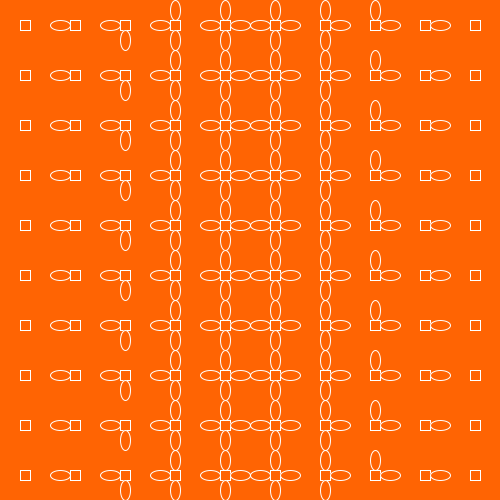
Frame 1 (no input)
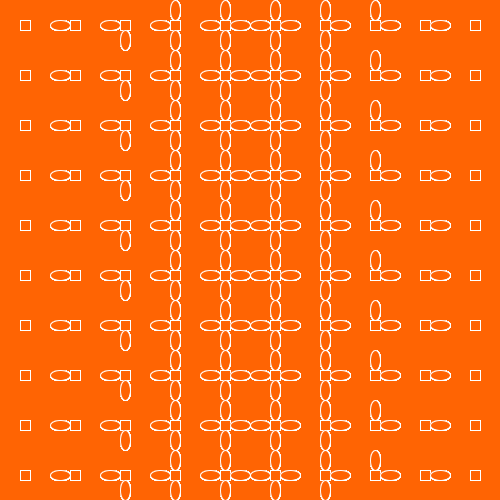
Frame 60 (the mouse pressed at the canvas centre just before this capture)
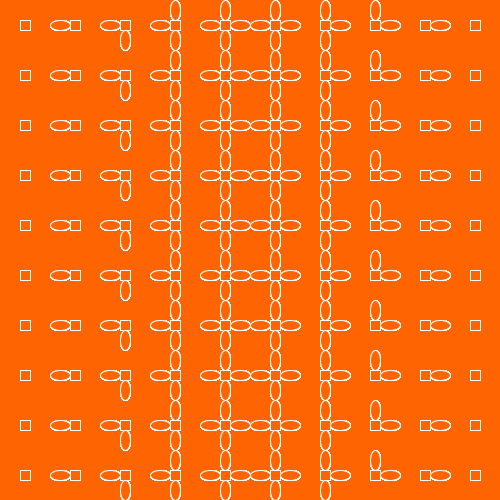
Frame 120 (the mouse held since frame 60 and released just before this capture)

The Processing sketch that drew these frames (run headless with seeded random() and noise(); from frame 60 on, the mouse is pressed at the canvas centre):

// Processing sketch: processing_22680
// ── processing_22680.pde

int x = 0;
int y = 0;
void setup ()
{
  size (500,500);
  background (255,100,3);
  stroke (255);
  strokeWeight (1);
  smooth ();
}
void draw ()
{
  fill (255,100,3);
  rect (20,20,10,10);
  rect (70,20,10,10);
    rect (120,20,10,10);
       rect (170,20,10,10);
        rect (220,20,10,10);
        rect (270,20,10,10);
        rect (320,20,10,10);
        rect (370,20,10,10);
        rect (420,20,10,10);
        rect (470,20,10,10);
        
        rect (20,70,10,10);
        rect (70,70,10,10);
        rect (120,70,10,10);
        rect (170,70,10,10);
        rect (220,70,10,10);
        rect (270,70,10,10);
        rect (320,70,10,10);
        rect (370,70,10,10);
        rect (420,70,10,10);
        rect (470,70,10,10);
        
        rect (20,120,10,10);
        rect (70,120,10,10);
        rect (120,120,10,10);
        rect (170,120,10,10);
        rect (220,120,10,10);
        rect (270,120,10,10);
        rect (320,120,10,10);
        rect (370,120,10,10);
        rect (420,120,10,10);
        rect (470,120,10,10);
        
        rect (20,170,10,10);
        rect (70,170,10,10);
        rect (120,170,10,10);
        rect (170,170,10,10);
        rect (220,170,10,10);
        rect (270,170,10,10);
        rect (320,170,10,10);
        rect (370,170,10,10);
        rect (420,170,10,10);
        rect (470,170,10,10);
        
        rect (20,220,10,10);
        rect (70,220,10,10);
        rect (120,220,10,10);
        rect (170,220,10,10);
        rect (220,220,10,10);
        rect (270,220,10,10);
        rect (320,220,10,10);
        rect (370,220,10,10);
        rect (420,220,10,10);
        rect (470,220,10,10);
        
        rect (20,270,10,10);
        rect (70,270,10,10);
        rect (120,270,10,10);
        rect (170,270,10,10);
        rect (220,270,10,10);
        rect (270,270,10,10);
        rect (320,270,10,10);
        rect (370,270,10,10);
        rect (420,270,10,10);
        rect (470,270,10,10);
        
        rect (20,320,10,10);
        rect (70,320,10,10);
        rect (120,320,10,10);
        rect (170,320,10,10);
        rect (220,320,10,10);
        rect (270,320,10,10);
        rect (320,320,10,10);
        rect (370,320,10,10);
        rect (420,320,10,10);
        rect (470,320,10,10);
        
        rect (20,370,10,10);
        rect (70,370,10,10);
        rect (120,370,10,10);
        rect (170,370,10,10);
        rect (220,370,10,10);
        rect (270,370,10,10);
        rect (320,370,10,10);
        rect (370,370,10,10);
        rect (420,370,10,10);
        rect (470,370,10,10);
        
        rect (20,420,10,10);
        rect (70,420,10,10);
        rect (120,420,10,10);
        rect (170,420,10,10);
        rect (220,420,10,10);
        rect (270,420,10,10);
        rect (320,420,10,10);
        rect (370,420,10,10);
        rect (420,420,10,10);
        rect (470,420,10,10);
        
        rect (20,470,10,10);
        rect (70,470,10,10);
        rect (120,470,10,10);
        rect (170,470,10,10);
        rect (220,470,10,10);
        rect (270,470,10,10);
        rect (320,470,10,10);
        rect (370,470,10,10);
        rect (420,470,10,10);
        rect (470,470,10,10);
        
     
        
       
        
  
        
        
        
        ellipse (60,25,20,10);
        ellipse (60,75,20,10);
        ellipse (60,125,20,10);
        ellipse (60,175,20,10);
        ellipse (60,225,20,10);
        ellipse (60,275,20,10);
        ellipse (60,325,20,10);
        ellipse (60,375,20,10);
        ellipse (60,425,20,10);
        ellipse (60,475,20,10);
        
        
        
        
        
        
        
        ellipse (110,25,20,10);
        ellipse (110,75,20,10);
        ellipse (110,125,20,10);
        ellipse (110,175,20,10);
        ellipse (110,225,20,10);
        ellipse (110,275,20,10);
        ellipse (110,325,20,10);
        ellipse (110,375,20,10);
        ellipse (110,425,20,10);
        ellipse (110,475,20,10);
        
        
        
        ellipse (125,40,10,20);
        ellipse (125,90,10,20);
        ellipse (125,140,10,20);
        ellipse (125,190,10,20);
        ellipse (125,240,10,20);
        ellipse (125,290,10,20);
        ellipse (125,340,10,20);
        ellipse (125,390,10,20);
        ellipse (125,440,10,20);
        ellipse (125,490,10,20);
        
        ellipse (160,25,20,10);
        ellipse (160,75,20,10);
        ellipse (160,125,20,10);
        ellipse (160,175,20,10);
        ellipse (160,225,20,10);
        ellipse (160,275,20,10);
        ellipse (160,325,20,10);
        ellipse (160,375,20,10);
        ellipse (160,425,20,10);
        ellipse (160,475,20,10);
        
        ellipse (175,10,10,20);
        ellipse (175,60,10,20);
        ellipse (175,110,10,20);
        ellipse (175,160,10,20);
        ellipse (175,210,10,20);
        ellipse (175,260,10,20);
        ellipse (175,310,10,20);
        ellipse (175,360,10,20);
        ellipse (175,410,10,20);
        ellipse (175,460,10,20);
        
        ellipse (175,40,10,20);
        ellipse (175,90,10,20);
        ellipse (175,140,10,20);
        ellipse (175,190,10,20);
        ellipse (175,240,10,20);
        ellipse (175,290,10,20);
        ellipse (175,340,10,20);
        ellipse (175,390,10,20);
        ellipse (175,440,10,20);
        ellipse (175,490,10,20);
        
        ellipse (210,25,20,10);
        ellipse (210,75,20,10);
        ellipse (210,125,20,10);
        ellipse (210,175,20,10);
        ellipse (210,225,20,10);
        ellipse (210,275,20,10);
        ellipse (210,325,20,10);
        ellipse (210,375,20,10);
        ellipse (210,425,20,10);
        ellipse (210,475,20,10);
        
        ellipse (225,40,10,20);
        ellipse (225,90,10,20);
        ellipse (225,140,10,20);
        ellipse (225,190,10,20);
        ellipse (225,240,10,20);
        ellipse (225,290,10,20);
        ellipse (225,340,10,20);
        ellipse (225,390,10,20);
        ellipse (225,440,10,20);
        ellipse (225,490,10,20);
        
        ellipse (260,25,20,10);
        ellipse (260,75,20,10);
        ellipse (260,125,20,10);
        ellipse (260,175,20,10);
        ellipse (260,225,20,10);
        ellipse (260,275,20,10);
        ellipse (260,325,20,10);
        ellipse (260,375,20,10);
        ellipse (260,425,20,10);
        ellipse (260,475,20,10);
        
        ellipse (275,40,10,20);
        ellipse (275,90,10,20);
        ellipse (275,140,10,20);
        ellipse (275,190,10,20);
        ellipse (275,240,10,20);
        ellipse (275,290,10,20);
        ellipse (275,340,10,20);
        ellipse (275,390,10,20);
        ellipse (275,440,10,20);
        ellipse (275,490,10,20);
        
        
        
        
        
        ellipse (225,10,10,20);
        ellipse (225,60,10,20);
        ellipse (225,110,10,20);
        ellipse (225,160,10,20);
        ellipse (225,210,10,20);
        ellipse (225,260,10,20);
        ellipse (225,310,10,20);
        ellipse (225,360,10,20);
        ellipse (225,410,10,20);
        ellipse (225,460,10,20);
        
        ellipse (240,25,20,10);
        ellipse (240,75,20,10);
        ellipse (240,125,20,10);
        ellipse (240,175,20,10);
        ellipse (240,225,20,10);
        ellipse (240,275,20,10);
        ellipse (240,325,20,10);
        ellipse (240,375,20,10);
        ellipse (240,425,20,10);
        ellipse (240,475,20,10);
        
        ellipse (275,10,10,20);
        ellipse (275,60,10,20);
        ellipse (275,110,10,20);
        ellipse (275,160,10,20);
        ellipse (275,210,10,20);
        ellipse (275,260,10,20);
        ellipse (275,310,10,20);
        ellipse (275,360,10,20);
        ellipse (275,410,10,20);
        ellipse (275,460,10,20);
        
        ellipse (290,25,20,10);
        ellipse (290,75,20,10);
        ellipse (290,125,20,10);
        ellipse (290,175,20,10);
        ellipse (290,225,20,10);
        ellipse (290,275,20,10);
        ellipse (290,325,20,10);
        ellipse (290,375,20,10);
        ellipse (290,425,20,10);
        ellipse (290,475,20,10);
        
        ellipse (440,25,20,10);
        ellipse (440,75,20,10);
        ellipse (440,125,20,10);
        ellipse (440,175,20,10);
        ellipse (440,225,20,10);
        ellipse (440,275,20,10);
        ellipse (440,325,20,10);
        ellipse (440,375,20,10);
        ellipse (440,425,20,10);
        ellipse (440,475,20,10);
        
        ellipse (390,25,20,10);
        ellipse (390,75,20,10);
        ellipse (390,125,20,10);
        ellipse (390,175,20,10);
        ellipse (390,225,20,10);
        ellipse (390,275,20,10);
        ellipse (390,325,20,10);
        ellipse (390,375,20,10);
        ellipse (390,425,20,10);
        ellipse (390,475,20,10);
        
        ellipse (375,10,10,20);
        ellipse (375,60,10,20);
        ellipse (375,110,10,20);
        ellipse (375,160,10,20);
        ellipse (375,210,10,20);
        ellipse (375,260,10,20);
        ellipse (375,310,10,20);
        ellipse (375,360,10,20);
        ellipse (375,410,10,20);
        ellipse (375,460,10,20);
        
        ellipse (325,10,10,20);
        ellipse (325,60,10,20);
        ellipse (325,110,10,20);
        ellipse (325,160,10,20);
        ellipse (325,210,10,20);
        ellipse (325,260,10,20);
        ellipse (325,310,10,20);
        ellipse (325,360,10,20);
        ellipse (325,410,10,20);
        ellipse (325,460,10,20);
        
        ellipse (340,25,20,10);
        ellipse (340,75,20,10);
        ellipse (340,125,20,10);
        ellipse (340,175,20,10);
        ellipse (340,225,20,10);
        ellipse (340,275,20,10);
        ellipse (340,325,20,10);
        ellipse (340,375,20,10);
        ellipse (340,425,20,10);
        ellipse (340,475,20,10);
        
        ellipse (325,40,10,20);
        ellipse (325,90,10,20);
        ellipse (325,140,10,20);
        ellipse (325,190,10,20);
        ellipse (325,240,10,20);
        ellipse (325,290,10,20);
        ellipse (325,340,10,20);
        ellipse (325,390,10,20);
        ellipse (325,440,10,20);
        ellipse (325,490,10,20);
        
        
        
        
        
        
} 
